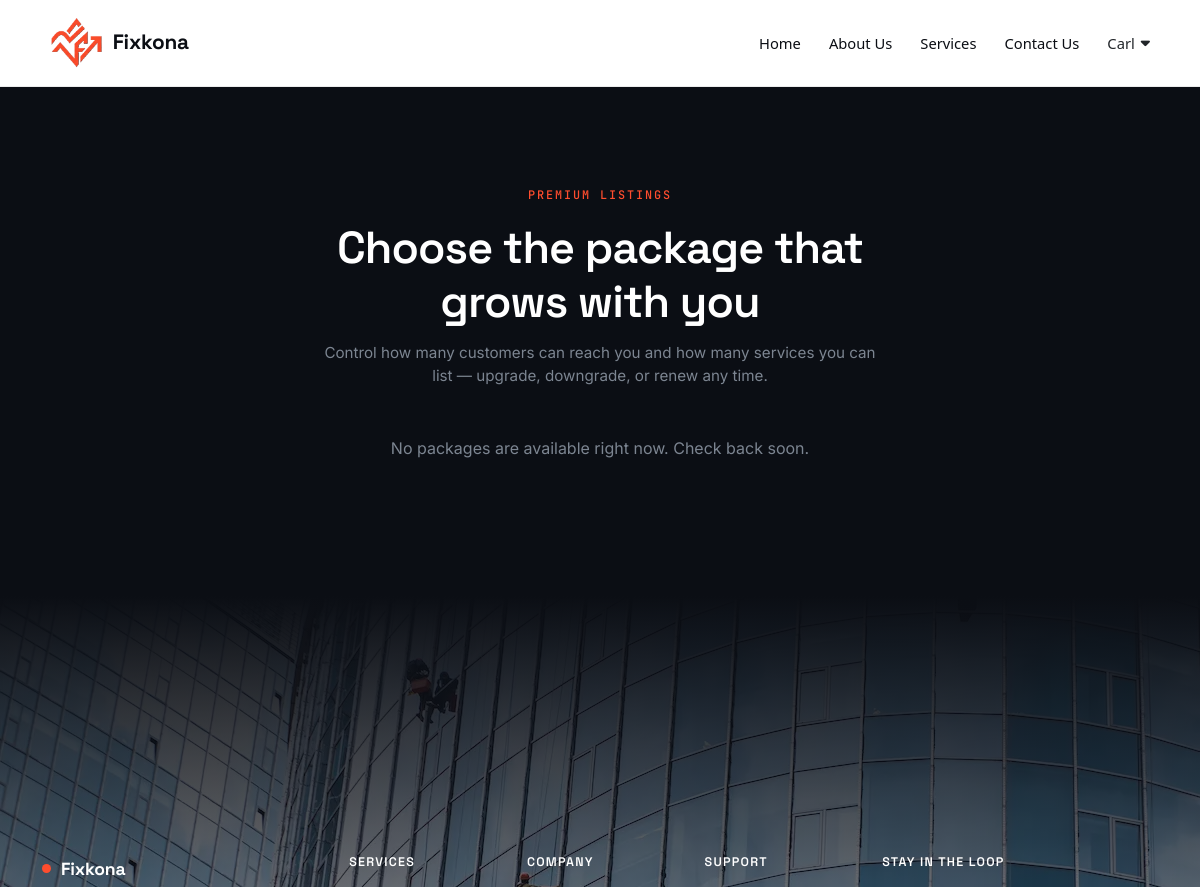
Before: /packages/ (signed in, upper part) with the older database file.
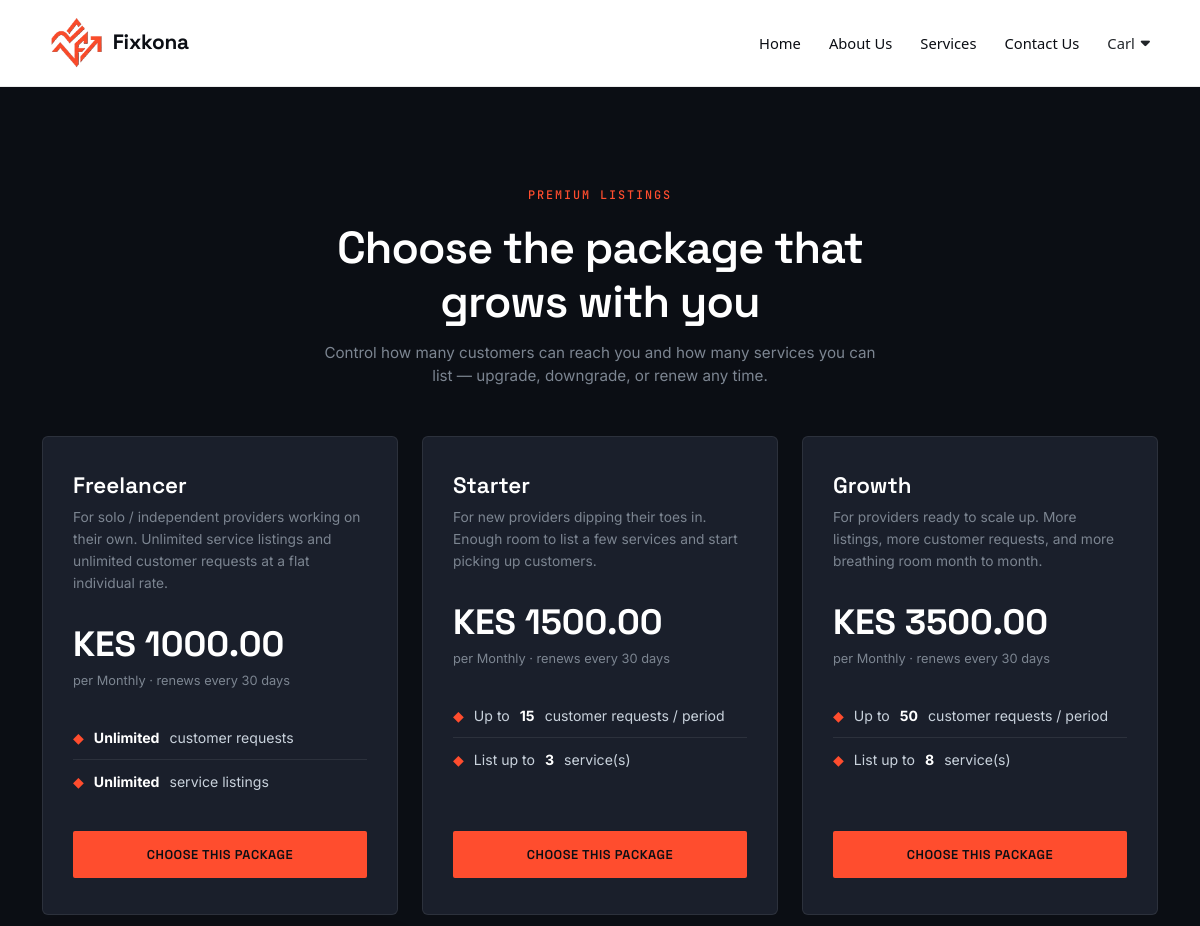
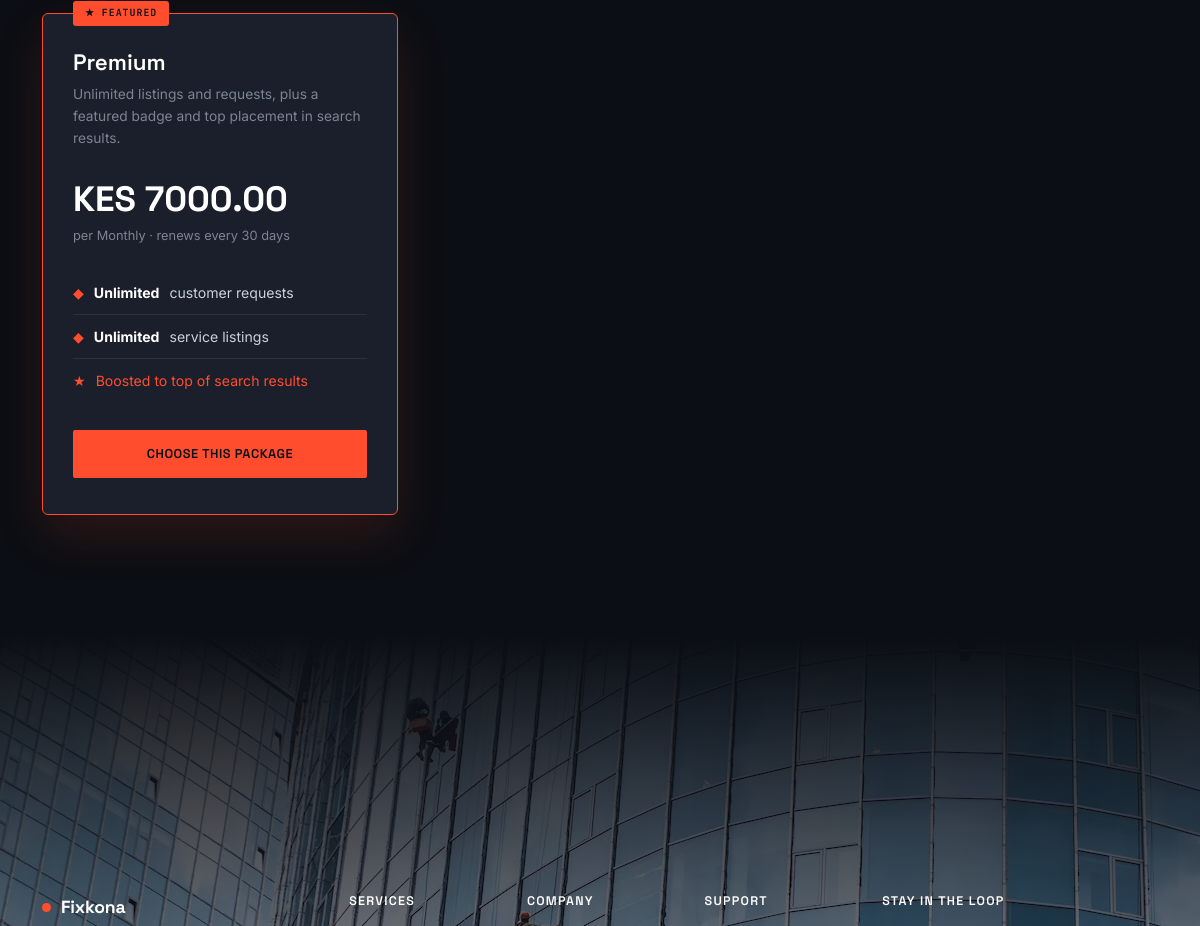
After: the same page with the newer database file (2 pictures, top to bottom).
### Match/models.py (models this page shows, shortened)
class SubscriptionPlan(models.Model):
    BILLING_CYCLE_CHOICES = (
        ('monthly', 'Monthly'),
        ('quarterly', 'Quarterly'),
        ('yearly', 'Yearly'),
    )
    name = models.CharField(max_length=100, unique=True)
    slug = models.SlugField(unique=True, blank=True)
    description = models.TextField(blank=True)
    price = models.DecimalField(max_digits=10, decimal_places=2, default=0)
    billing_cycle = models.CharField(max_length=20, choices=BILLING_CYCLE_CHOICES, default='monthly')
    duration_days = models.PositiveIntegerField(
        default=30,
        help_text="Length of one subscription period in days, after which renewal is required."
    )
    max_services = models.PositiveIntegerField(
        null=True, blank=True,
        help_text="Max number of services this provider may list while subscribed. Leave blank for unlimited."
    )
    max_requests = models.PositiveIntegerField(
        null=True, blank=True,
        help_text="Max number of customer requests this provider may receive per billing period. Leave blank for unlimited."
    )
    is_featured = models.BooleanField(
        default=False,
        help_text="Featured providers are boosted/badged in search results."
    )
    is_active = models.BooleanField(default=True, help_text="Whether this plan is currently offered to providers.")
    created_at = models.DateTimeField(auto_now_add=True)
    class Meta:
        ordering = ['price']

### Match/views.py (the view)
# urls.py: path('packages/', views.subscription_plans, name='subscription_plans'),
@login_required
def subscription_plans(request):
    if request.user.role != 'company':
        return redirect('login')
    provider = get_object_or_404(ServiceProvider, user=request.user)
    plans = SubscriptionPlan.objects.filter(is_active=True)
    current_subscription = provider.active_subscription
    return render(request, 'Match/subscription_plans.html', {
        'provider': provider,
        'plans': plans,
        'current_subscription': current_subscription,
    })

### Match/models.py (called while the page is built)
    @property
    def active_subscription(self):
        sub = self.subscriptions.filter(status='active').order_by('-created_at').first()
        if sub:
            sub.refresh_status()
            if sub.status != 'active':
                return None
        return sub

### Match/templates/Match/subscription_plans.html (shortened to what this page needs)
{% extends "Match/base.html" %}
{% load static %}
{% block content %}
<link rel="stylesheet" href="https://cdn.jsdelivr.net/npm/bootstrap@5.3.2/dist/css/bootstrap.min.css">
<div class="premium-page">
    <div class="container">
        <div class="text-center mx-auto mb-5" style="max-width: 640px;">
            <span class="premium-eyebrow">Premium Listings</span>
            <h2 class="premium-heading">Choose the package that grows with you</h2>
            <p class="premium-sub mx-auto">
                Control how many customers can reach you and how many services you can list —
                upgrade, downgrade, or renew any time.
            </p>
        </div>
        <div class="premium-grid">
            {% for plan in plans %}
                <div class="premium-card {% if plan.is_featured %}is-featured{% endif %} {% if current_subscription.plan_id == plan.id %}is-current{% endif %}">
                    {% if plan.is_featured %}
                        <span class="premium-card__badge">★ Featured</span>
                    {% elif current_subscription.plan_id == plan.id %}
                        <span class="premium-card__badge" style="background: var(--live);">Current Package</span>
                    {% endif %}
                    <h3 class="premium-card__name">{{ plan.name }}</h3>
                    <p class="premium-card__desc">{{ plan.description }}</p>
                    <div class="premium-card__price">KES {{ plan.price }}</div>
                    <p class="premium-card__cycle">per {{ plan.get_billing_cycle_display }} &middot; renews every {{ plan.duration_days }} days</p>
                    <ul class="premium-card__features">
                        <li>
                            <span class="dot">&#9670;</span>
                            {% if plan.max_requests %}
                                Up to <strong>{{ plan.max_requests }}</strong> customer requests / period
                            {% else %}
                                <strong>Unlimited</strong> customer requests
                            {% endif %}
                        </li>
                        <li>
                            <span class="dot">&#9670;</span>
                            {% if plan.max_services %}
                                List up to <strong>{{ plan.max_services }}</strong> service(s)
                            {% else %}
                                <strong>Unlimited</strong> service listings
                            {% endif %}
                        </li>
                        {% if plan.is_featured %}
                            <li class="is-highlight">
                                <span class="dot">★</span> Boosted to top of search results
                            </li>
                        {% endif %}
                    </ul>
                    {% if current_subscription.plan_id == plan.id %}
                        <button class="premium-btn is-disabled" disabled>Current Package</button>
                    {% else %}
                        <a href="{% url 'subscribe_to_plan' plan.id %}" class="premium-btn">
                            {% if current_subscription %}Switch to this package{% else %}Choose this package{% endif %}
                        </a>
                    {% endif %}
                </div>
            {% empty %}
                <p class="text-center" style="color: var(--text-muted);">No packages are available right now. Check back soon.</p>
            {% endfor %}
        </div>
    </div>
</div>
{% endblock %}

Changed rows visible on the page:
added SubscriptionPlan: name "Freelancer", description "For solo / independent providers working on their own. Unlimited service listings and unlimited customer requests at a flat individual rate.", price "1000.00", billing_cycle "Monthly", duration_days "30", shows "CHOOSE THIS PACKAGE"
added SubscriptionPlan: name "Starter", description "For new providers dipping their toes in. Enough room to list a few services and start picking up customers.", price "1500.00", billing_cycle "Monthly", duration_days "30", max_requests "15", max_services "3", shows "CHOOSE THIS PACKAGE"
added SubscriptionPlan: name "Growth", description "For providers ready to scale up. More listings, more customer requests, and more breathing room month to month.", price "3500.00", billing_cycle "Monthly", duration_days "30", max_requests "50", max_services "8", shows "CHOOSE THIS PACKAGE"
added SubscriptionPlan: is_featured "★ FEATURED", name "Premium", description "Unlimited listings and requests, plus a featured badge and top placement in search results.", price "7000.00", billing_cycle "Monthly", duration_days "30", shows "customer requests", shows "service listings", shows "CHOOSE THIS PACKAGE"
Other visible differences:
text no longer shown: "No packages are available right now. Check back soon."
